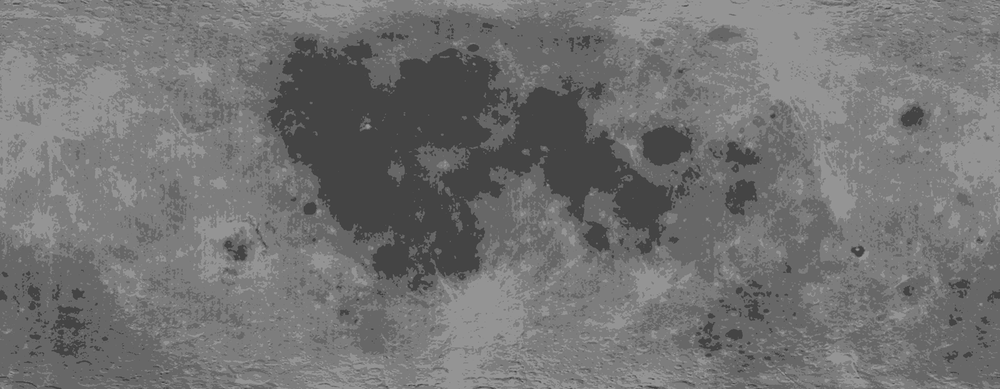
#> input picture quantized/region.png, 1000 x 389 px, shrunk from 2332 x 908 before the run
$ python pixelcount.py
#> lines starting #> are read from the running program, lines starting #| are printed output that depends on the picture
from PIL import Image
import numpy as np

def analyze_image_colors(image_path):
#> called with image_path = './quantized/region.png'
    img = Image.open(image_path)
#> img is the input picture: PIL image 1000x389 RGBA; mean R, G, B, A 114.4, 114.4, 114.4, 255
    img = img.convert('RGB')
#> img: PIL image 1000x389 RGB

    # Convert the image into a numpy array
    img_array = np.array(img)
    # Reshape the array to a 2D array where each row represents a pixel
    pixels = img_array.reshape(-1, 3)

    # Find unique colors and their counts
    unique_colors, counts = np.unique(pixels, axis=0, return_counts=True)
#> unique_colors = 98 rows, first 8: [59, 59, 59], [60, 60, 60], [61, 61, 61], [62, 62, 62], [63, 63, 63], [64, 64, 64], [65, 65, 65], [66, 66, 66]; counts = 98 values, max 59745 at index 66, min 1 at index 97, mean 3969.4

    # Convert color data to a human-readable format and calculate percentage
    color_info = []
    total_pixels = img.size[0] * img.size[1]
#> total_pixels = 389000
    for color, count in zip(unique_colors, counts):
        # percentage = (count / total_pixels) * 100
        color_info.append({
            # "color": tuple(color),
            "count": count,
            # "percentage": percentage
        })
#> this loop made 98 passes
#> (color, count) on passes 1 to 12: ([59, 59, 59], 4), ([60, 60, 60], 11), ([61, 61, 61], 30), ([62, 62, 62], 89), ([63, 63, 63], 198), ([64, 64, 64], 455), ([65, 65, 65], 1044), ([66, 66, 66], 1910), ([67, 67, 67], 2321), ([68, 68, 68], 41948), ([69, 69, 69], 1788), ([70, 70, 70], 557)
#> after the loop, color_info = 98 items

    return color_info

region = './quantized/region.png'
heat = './quantized/heat.png'
slope = './quantized/slope.png'
tio2 = './quantized/tio2.png'

regionresult = analyze_image_colors(region)
#> regionresult = 98 items
heatresult = analyze_image_colors(heat)
#> call 2 of analyze_image_colors, with image_path = './quantized/heat.png'
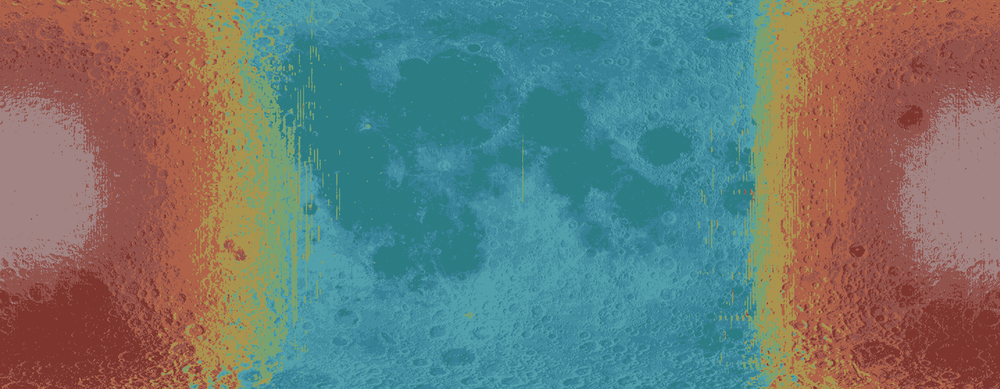
#> input picture quantized/heat.png, 1000 x 389 px, shrunk from 2332 x 908 before the run
#> in analyze_image_colors, img is the input picture: PIL image 1000x389 RGBA; mean R, G, B, A 109.8, 120.8, 115.8, 255
#> in analyze_image_colors (call 2), `unique_colors, counts = np.unique(pixels, axis=0, return_counts=True)`: counts = 19897 values, max 29418 at index 332, min 1 at index 0, mean 19.55
#> the loop in analyze_image_colors (call 2), `for color, count in zip(unique_colors, counts):` made 19897 passes
#> (color, count) on passes 1 to 3: ([27, 117, 137], 1), ([27, 118, 137], 1), ([28, 118, 137], 1)
#> after the loop in analyze_image_colors (call 2), `for color, count in zip(unique_colors, counts):`: color_info = 19897 items
#> heatresult = 19897 items
sloperesult = analyze_image_colors(slope)
#> call 3 of analyze_image_colors, with image_path = './quantized/slope.png'
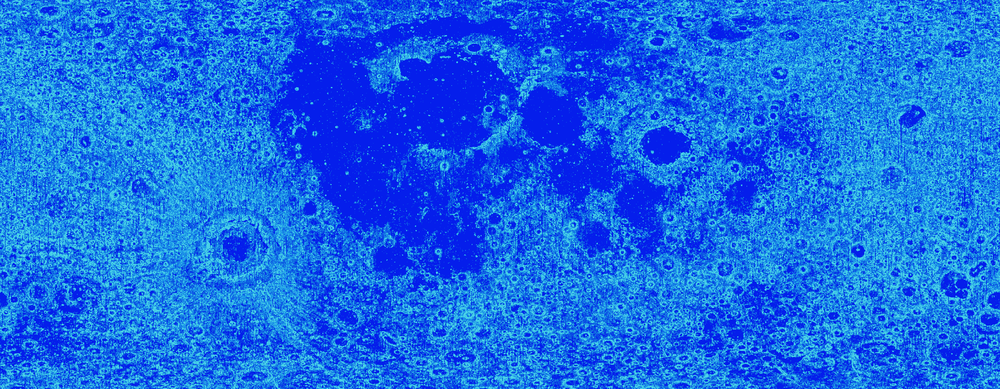
#> input picture quantized/slope.png, 1000 x 389 px, shrunk from 2332 x 908 before the run
#> in analyze_image_colors, img is the input picture: PIL image 1000x389 RGBA; mean R, G, B, A 24.3, 107.6, 230.7, 255
#> in analyze_image_colors (call 3), `unique_colors, counts = np.unique(pixels, axis=0, return_counts=True)`: counts = 18481 values, max 18213 at index 1165, min 1 at index 0, mean 21.05
#> the loop in analyze_image_colors (call 3), `for color, count in zip(unique_colors, counts):` made 18481 passes
#> (color, count) on passes 1 to 3: ([0, 0, 234], 1), ([0, 0, 235], 6), ([0, 0, 236], 10)
#> after the loop in analyze_image_colors (call 3), `for color, count in zip(unique_colors, counts):`: color_info = 18481 items
#> sloperesult = 18481 items
tio2result = analyze_image_colors(tio2)
#> call 4 of analyze_image_colors, with image_path = './quantized/tio2.png'
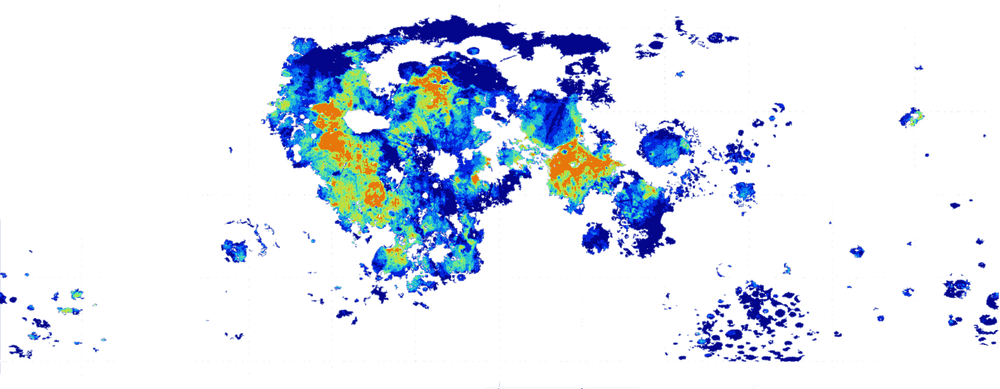
#> input picture quantized/tio2.png, 1000 x 389 px, shrunk from 2332 x 908 before the run
#> in analyze_image_colors, img is the input picture: PIL image 1000x389 RGBA; mean R, G, B, A 23.4, 31.2, 44.4, 44.4
#> in analyze_image_colors (call 4), `img = img.convert('RGB')`:
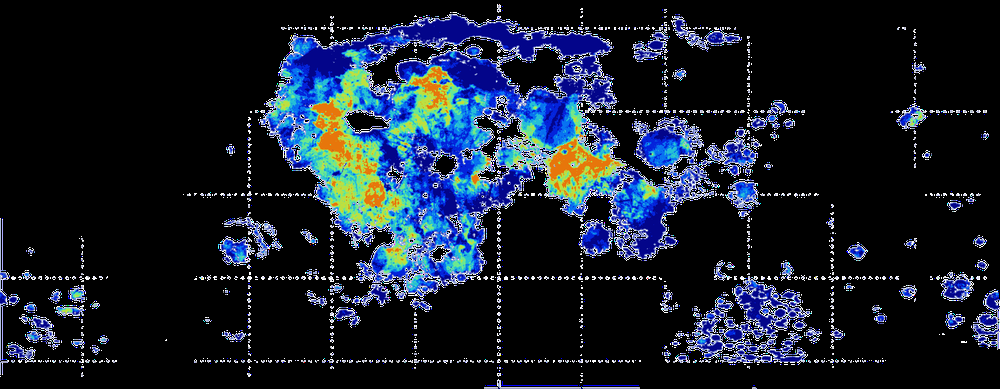
#> img: PIL image 1000x389 RGB; mean R, G, B 23.4, 31.2, 44.4
#> the loop in analyze_image_colors (call 4), `for color, count in zip(unique_colors, counts):` made 39503 passes
#> (color, count) on passes 1 to 3: ([0, 0, 0], 295364), ([0, 0, 1], 14), ([0, 0, 2], 3)
#> after the loop in analyze_image_colors (call 4), `for color, count in zip(unique_colors, counts):`: color_info = 39503 items
#> tio2result = 39503 items

print("Region result: ", regionresult)
#> (printed output is left out)
print("Heat result: ", heatresult)
#> (printed output is left out)
print("Slope result: ", sloperesult)
print("Tio2 result: ", tio2result)
